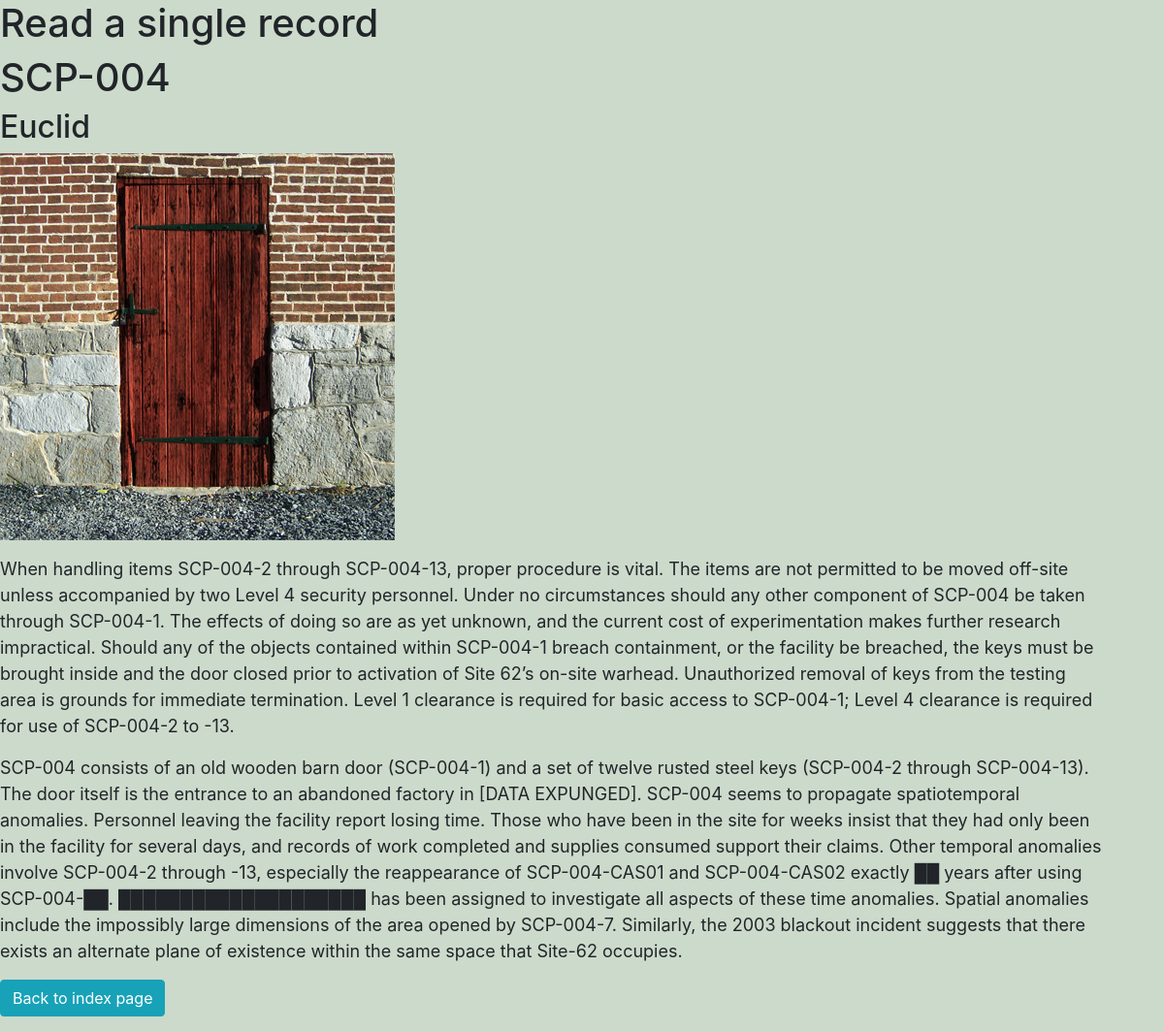
The page /read_one.php?id=4 on the database its author committed.
### tables this page shows
CREATE TABLE `subject` (
  `id` int(11) NOT NULL,
  `item` varchar(100) NOT NULL,
  `class` text NOT NULL,
  `containment` text DEFAULT NULL,
  `description` text DEFAULT NULL,
  `image` varchar(100) DEFAULT NULL
);

### read_one.php (the view, shortened to what this page needs)
<!doctype html>
<html lang="en">
  <head>
    <link rel="stylesheet" href="https://stackpath.bootstrapcdn.com/bootstrap/4.4.1/css/bootstrap.min.css">
    <link rel="stylesheet" type="text/css" href="css/main.css">
  </head>
  <body class="container body">
    <h1>Read a single record</h1>
    <?php
    if(isset($_GET['id']))
    {
        $id = $_GET['id'];
    }
    else
    {
        die('Error: Record id not found');
    }
    try{
        $query = "select * from subject where id = ? limit 0,1";
        $statement = $conn->prepare(($query));
        $statement->bindParam(1, $id);
        $statement->execute();
        $row = $statement->fetch(PDO::FETCH_ASSOC);
        $item = $row['item'];
        $class = $row['class'];
        $containment = $row['containment'];
        $description = $row['description'];
        $image = $row['image'];
    }
    catch(PDOException $exception){
        die('Error: ' . $exception->getMessage());
    }
    ?>
        <h1><?php echo htmlspecialchars($item, ENT_QUOTES);?></h1>
        <h2><?php echo htmlspecialchars($class, ENT_QUOTES);?></h2>
        <p><img class="img-fluid" src='<?php echo htmlspecialchars($image, ENT_QUOTES);?>'></p>
        <p><?php echo htmlspecialchars($containment, ENT_QUOTES);?></p>
        <p><?php echo htmlspecialchars($description, ENT_QUOTES);?></p>
    <p><a href="index.php" class="btn btn-info">Back to index page</a></p>
  </body>
</html>

### css/main.css (style rules this page uses)
.body { margin-left: auto; margin-right: auto; background-attachment: fixed; background-color: #ccdacb; background-position: center; background-repeat: no-repeat; background-size: cover; font-size: 18px; margin: 0; padding: 0; }

### rows shown on the page
subject: item "SCP-004", class "Euclid", image (picture), containment "When handling items SCP-004-2 through SCP-004-13, proper procedure is vital. The items are not permitted to be moved off-site unless accompanied by two Level 4 security personnel. Under no circumstances should any other component of SCP-004 be taken through SCP-004-1. The effects of doing so are as yet unknown, and the current cost of experimentation makes further research impractical. Should any of the objects contained within SCP-004-1 breach containment, or the facility be breached, the keys must be brought inside and the door closed prior to activation of Site 62’s on-site warhead. Unauthorized removal of keys from the testing area is grounds for immediate termination. Level 1 clearance…", description "SCP-004 consists of an old wooden barn door (SCP-004-1) and a set of twelve rusted steel keys (SCP-004-2 through SCP-004-13). The door itself is the entrance to an abandoned factory in [DATA EXPUNGED]. SCP-004 seems to propagate spatiotemporal anomalies. Personnel leaving the facility report losing time. Those who have been in the site for weeks insist that they had only been in the facility for several days, and records of work completed and supplies consumed support their claims. Other temporal anomalies involve SCP-004-2 through -13, especially the reappearance of SCP-004-CAS01 and SCP-004-CAS02 exactly ██ years after using SCP-004-██. ████████████████████ has been assigned to…"
